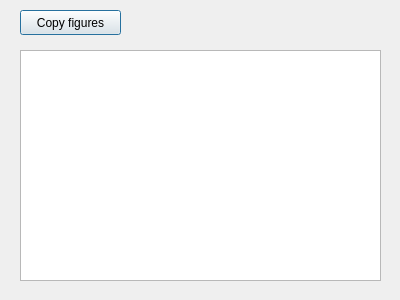
<?xml version="1.0" encoding="UTF-8"?>
<ui version="4.0">
 <class>MyDialog</class>
 <widget class="QDialog" name="MyDialog">
  <property name="geometry">
   <rect>
    <x>0</x>
    <y>0</y>
    <width>400</width>
    <height>300</height>
   </rect>
  </property>
  <property name="windowTitle">
   <string>Dialog</string>
  </property>
  <widget class="QPlainTextEdit" name="plainTextEdit">
   <property name="geometry">
    <rect>
     <x>20</x>
     <y>50</y>
     <width>361</width>
     <height>231</height>
    </rect>
   </property>
  </widget>
  <widget class="QPushButton" name="pushButton">
   <property name="geometry">
    <rect>
     <x>20</x>
     <y>10</y>
     <width>101</width>
     <height>25</height>
    </rect>
   </property>
   <property name="text">
    <string>Copy figures</string>
   </property>
  </widget>
 </widget>
 <resources/>
 <connections>
  <connection>
   <sender>pushButton</sender>
   <signal>clicked()</signal>
   <receiver>plainTextEdit</receiver>
   <slot>copy()</slot>
   <hints>
    <hint type="sourcelabel">
     <x>68</x>
     <y>21</y>
    </hint>
    <hint type="destinationlabel">
     <x>99</x>
     <y>88</y>
    </hint>
   </hints>
  </connection>
 </connections>
</ui>
